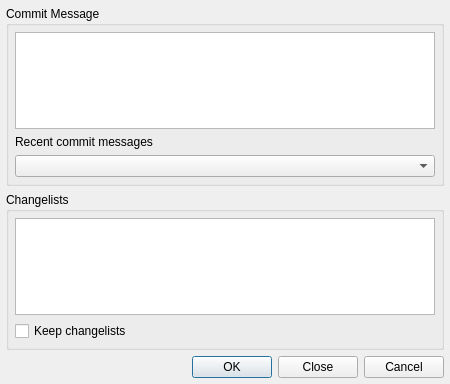
<?xml version="1.0" encoding="UTF-8"?>
<ui version="4.0">
 <class>SvnCommitDialog</class>
 <widget class="QWidget" name="SvnCommitDialog">
  <property name="geometry">
   <rect>
    <x>0</x>
    <y>0</y>
    <width>450</width>
    <height>384</height>
   </rect>
  </property>
  <property name="windowTitle">
   <string>Subversion</string>
  </property>
  <layout class="QVBoxLayout" name="verticalLayout_3">
   <item>
    <widget class="QGroupBox" name="logGroup">
     <property name="title">
      <string>Commit Message</string>
     </property>
     <layout class="QVBoxLayout" name="verticalLayout">
      <item>
       <widget class="QTextEdit" name="logEdit">
        <property name="toolTip">
         <string>Enter the log message.</string>
        </property>
        <property name="whatsThis">
         <string>&lt;b&gt;Log Message&lt;/b&gt;
&lt;p&gt;Enter the log message for the commit action.&lt;/p&gt;</string>
        </property>
        <property name="tabChangesFocus">
         <bool>true</bool>
        </property>
        <property name="acceptRichText">
         <bool>false</bool>
        </property>
       </widget>
      </item>
      <item>
       <widget class="QLabel" name="label">
        <property name="text">
         <string>Recent commit messages</string>
        </property>
       </widget>
      </item>
      <item>
       <widget class="QComboBox" name="recentComboBox">
        <property name="toolTip">
         <string>Select a recent commit message to use</string>
        </property>
       </widget>
      </item>
     </layout>
    </widget>
   </item>
   <item>
    <widget class="QGroupBox" name="changeListsGroup">
     <property name="title">
      <string>Changelists</string>
     </property>
     <layout class="QVBoxLayout" name="verticalLayout_2">
      <item>
       <widget class="QListWidget" name="changeLists">
        <property name="toolTip">
         <string>Select the change lists to limit the commit</string>
        </property>
       </widget>
      </item>
      <item>
       <widget class="QCheckBox" name="keepChangeListsCheckBox">
        <property name="toolTip">
         <string>Select to keep the changelists</string>
        </property>
        <property name="text">
         <string>Keep changelists</string>
        </property>
       </widget>
      </item>
     </layout>
    </widget>
   </item>
   <item>
    <widget class="QDialogButtonBox" name="buttonBox">
     <property name="orientation">
      <enum>Qt::Horizontal</enum>
     </property>
     <property name="standardButtons">
      <set>QDialogButtonBox::Cancel|QDialogButtonBox::Close|QDialogButtonBox::Ok</set>
     </property>
    </widget>
   </item>
  </layout>
 </widget>
 <layoutdefault spacing="6" margin="6"/>
 <pixmapfunction>qPixmapFromMimeSource</pixmapfunction>
 <tabstops>
  <tabstop>logEdit</tabstop>
  <tabstop>recentComboBox</tabstop>
  <tabstop>changeLists</tabstop>
  <tabstop>keepChangeListsCheckBox</tabstop>
  <tabstop>buttonBox</tabstop>
 </tabstops>
 <resources/>
 <connections/>
</ui>
